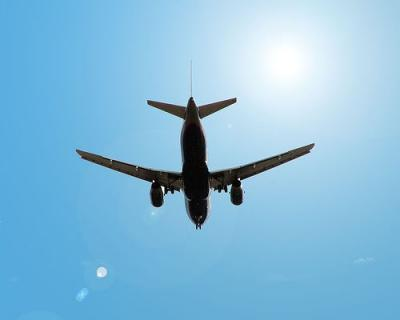
%> input picture airplane.jpg, 400 x 320 px
$ octave runNtime.m   (GNU Octave 9; MATLAB toolbox functions it lacks are replaced by stand-ins)
%> lines starting %> are read from the running program, lines starting %| are printed output that depends on the picture; in (x1, y1, x2, y2) boxes, pixels count from 0 and x2, y2 are one past the last pixel; in counts of white or black regions, pixels touching at a corner belong together; the program's own positions count from 1
### localizedSeg.m
%% SNAKE SEGMENTATION W/O EDGES
% W.Opoczynski 2017-12
% Implementacja algorytmu segmentacji aktywnego konturu "snake"
%
%  segmentedImage = localizedSeg(parameters)
%
% @param object parameters {
%  array image
%  array initMask
% OPTIONAL parameters
%  int maxIterations default 300
%  int radius default (x+y)/(2*8)
%  float smooth default 0.1
%  boolean display default true
%  boolean dispIterations default true
%  }
% @result array segmentedImage
%%%%%%%%%%%%%%%%%%%%%%%%%%%%%%%%%%%%%%%%%%%%%%%%%%%%%%%%%%%%%%%%%%%%%%%%
%%
function segmentedImage = localizedSeg(parameters)


    if(~isfield(parameters,'display'))
		display = true;
    else
        display = parameters.display;
    end

	if(~isfield(parameters,'dispIteration'))
		dispIteration = 20;
    else
        dispIteration = parameters.dispIteration;
    end

    if (~isfield(parameters,'image'))
        error('No image passed to function!');
    else
        image = im2graydouble(parameters.image);
        [dimY, dimX] = size(image);
    end

    if (~isfield(parameters,'initMask'))
        error('No mask passed to function!');
    else
        initMask = parameters.initMask;
        mask = mask2phi(initMask);
    end

 	if(~isfield(parameters,'radius'))
		radius = round((dimY+dimX)/(2*8));
		if(display>0)
			disp(['radius = ' num2str(radius) ' px']);
		end
    else
        radius = parameters.radius;
    end

    if(~isfield(parameters,'maxIterations'))
		maxIterations = 200;
    else
        maxIterations = parameters.maxIterations;
    end

	if(~isfield(parameters,'smooth'))
		smooth = .1;
    else
        smooth = parameters.smooth;
    end


	% kryterium stop
    licznik = 0;
	while (licznik <= maxIterations)

		% pobiera punkty z krzywej
		idx = find(mask <= 1.2 & mask >= -1.2)';
		[y x] = ind2sub(size(mask),idx);

		% okno przesuwne dla lokalnych pochodnych i sprawdzenie wymiarow
		xNeg = x-radius;
        xPos = x+radius;
		yNeg = y-radius;
        yPos = y+radius;
		xNeg(xNeg<1)=1;
        yNeg(yNeg<1)=1;
		xPos(xPos>dimX)=dimX;
        yPos(yPos>dimY)=dimY;

		% re-inicjalizacja u,v,aIn,aOut
		u=zeros(size(idx)); v=zeros(size(idx));
		aIn=zeros(size(idx)); aOut=zeros(size(idx));

		% obliczanie lokalnych pochodnych
		for i = 1:numel(idx)
			imageTemp = image(yNeg(i):yPos(i),xNeg(i):xPos(i)); %sub i
			P = mask(yNeg(i):yPos(i),xNeg(i):xPos(i)); %sub mask

			localMin = find(P<=0);
			aIn(i) = length(localMin)+eps;
			u(i) = sum(imageTemp(localMin))/aIn(i);

			localMax = find(P>0);
			aOut(i) = length(localMax)+eps;
			v(i) = sum(imageTemp(localMax))/aOut(i);
		end

		% F obrazu
		F = -(u-v).*(2.*image(idx)-u-v);
		% F z krzywej
		curvature = getCurvature(mask,idx,x,y);
		% gradient spada minimalizujac energie
		dphidt = F./max(abs(F)) + smooth*curvature;
		% utrzymuje równanie Courant–Friedrichs–Lewy
		dt = .45/(max(dphidt)+eps);
		% zmiana krzywej na obrazie
		mask(idx) = mask(idx) + dt.*dphidt;
		% utrzymuje SDF wyg³adzone
		mask = sussman(mask, .5);
		%%
		if((display>0)&&(mod(licznik,dispIteration) == 0))
			showCurveAndPhi(image,mask,licznik);
		end
		licznik = licznik+1;
	end

	% result print
	if(display)
		showCurveAndPhi(image,mask,licznik);
	end

	segmentedImage = mask <= 0;


%% dodatkowe funkcje %%
%%%%%%%%%%%%%%%%%%%%%%%%%%%%%%%%%%%%%%%%%%%%%%%%%%%%%%%%%%%%%%%%%%%%%%%%%%
%=========================================================================
%=========================================================================
%%%%%%%%%%%%%%%%%%%%%%%%%%%%%%%%%%%%%%%%%%%%%%%%%%%%%%%%%%%%%%%%%%%%%%%%%%

% disp results
function showCurveAndPhi(I, mask, i)
	imshow(I,'displayrange',[0 255]);
    hold on;
	contour(mask, [0 0], 'y','LineWidth',4);
	contour(mask, [0 0], 'r','LineWidth',2);
	hold off; title([num2str(i) ' Iteracji']);
    drawnow;

% SDF ( Signed distance Function) tworzy signed distance map (SDF)

function mask = mask2phi(init_a)
	mask = bwdist(init_a) - bwdist(1-init_a) + im2double(init_a) - .5;

% calc curve
function curvature = getCurvature(mask,idx,x,y)
		[dimY, dimX] = size(mask);

		% 4 neighbourhood
		ym1 = y-1;
		xm1 = x-1;
		yp1 = y+1;
		xp1 = x+1;

		% borders
		ym1(ym1<1) = 1;
		xm1(xm1<1) = 1;
		yp1(yp1>dimY)=dimY;
		xp1(xp1>dimX) = dimX;

		% indexy 8 neighbourhood
		idUp = sub2ind(size(mask),yp1,x);
		iddn = sub2ind(size(mask),ym1,x);
		idlt = sub2ind(size(mask),y,xm1);
		idrt = sub2ind(size(mask),y,xp1);
		idul = sub2ind(size(mask),yp1,xm1);
		idur = sub2ind(size(mask),yp1,xp1);
		iddl = sub2ind(size(mask),ym1,xm1);
		iddr = sub2ind(size(mask),ym1,xp1);

		% deriv. for center of SDF at x,y
		phi_x	= -mask(idlt)+mask(idrt);
		phi_y	= -mask(iddn)+mask(idUp);
		phi_xx = mask(idlt)-2*mask(idx)+mask(idrt);
		phi_yy = mask(iddn)-2*mask(idx)+mask(idUp);
		phi_xy = -0.25*mask(iddl)-0.25*mask(idur)...
						 +0.25*mask(iddr)+0.25*mask(idul);
		phi_x2 = phi_x.^2;
		phi_y2 = phi_y.^2;

		% curve calc
		curvature = ((phi_x2.*phi_yy + phi_y2.*phi_xx - 2*phi_x.*phi_y.*phi_xy)./...
							(phi_x2 + phi_y2 +eps).^(3/2)).*(phi_x2 + phi_y2).^(1/2);

% color to grayscale
function imageTemp = im2graydouble(imageTemp)
	[~, ~, c] = size(imageTemp);
     if (c == 3)
        if(isfloat(imageTemp))
            if(c == 3)
                imageTemp = rgb2gray(uint8(imageTemp));
            end
        else
            if(c == 3)
                imageTemp = rgb2gray(imageTemp);
            end
            imageTemp = double(imageTemp);
        end
     else
         disp('obraz musi byc 2D');
     end
% level set re-initialization by the sussman method
% https://www.mathworks.com/matlabcentral/fileexchange/26101-active-contours--a-new-distribution-metric-for-image-segmentation?focused=5140125&tab=function
% @author Romeil Sandhu
function D = sussman(D, dt)
	% forward/backward differences
	a = D - shiftR(D); % backward
	b = shiftL(D) - D; % forward
	c = D - shiftD(D); % backward
	d = shiftU(D) - D; % forward

	a_p = a;
    a_n = a; % a+ and a-
	b_p = b;
    b_n = b;
    c_p = c;
    c_n = c;
	d_p = d;
    d_n = d;

	a_p(a < 0) = 0;
	a_n(a > 0) = 0;
	b_p(b < 0) = 0;
	b_n(b > 0) = 0;
	c_p(c < 0) = 0;
	c_n(c > 0) = 0;
	d_p(d < 0) = 0;
	d_n(d > 0) = 0;

	dD = zeros(size(D));
	dNegativeIndex = find(D < 0);
	D_pos_ind = find(D > 0);
	dD(D_pos_ind) = sqrt(max(a_p(D_pos_ind).^2, b_n(D_pos_ind).^2) ...
											 + max(c_p(D_pos_ind).^2, d_n(D_pos_ind).^2)) - 1;
	dD(dNegativeIndex) = sqrt(max(a_n(dNegativeIndex).^2, b_p(dNegativeIndex).^2) ...
											 + max(c_n(dNegativeIndex).^2, d_p(dNegativeIndex).^2)) - 1;

	D = D - dt .* sussmanSign(D) .* dD;

% transpose matrix and inverse for deriv. calc.
function shift = shiftD(M)
	shift = shiftR(M')';

function shift = shiftL(M)
	shift = [ M(:,2:size(M,2)) M(:,size(M,2)) ];

function shift = shiftR(M)
	shift = [ M(:,1) M(:,1:size(M,2)-1) ];

function shift = shiftU(M)
	shift = shiftL(M')';

function S = sussmanSign(D)
	S = D ./ sqrt(D.^2 + 1);


### runNtime.m
image = imread('airplane.jpg');
%> image is the input picture: size 320x400x3 uint8; mean R, G, B 133.4, 187.8, 218.5

mask = false(size(image,1),size(image,2));
mask(140:220, 140:220) = true; %small one
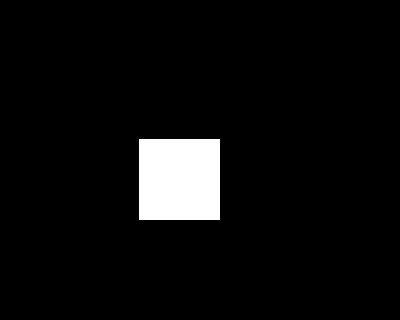
%> mask: size 320x400 logical; 5.1% white; 1 white region, box (x1, y1, x2, y2) and area: (139, 139, 220, 220) 6561

iterations = 1;
parameters = struct('image',image,'initMask',mask,'maxIterations',iterations);
%> parameters = {maxIterations 1}

figure(1);
subplot(2,2,1);
imshow(image);
title('Input');
subplot(2,2,2);
imshow(mask);
title('Maska');
subplot(2,2,3);
('segmentacja live');
tic;
result = localizedSeg(parameters);
%> in im2graydouble, `imageTemp = rgb2gray(imageTemp);`:
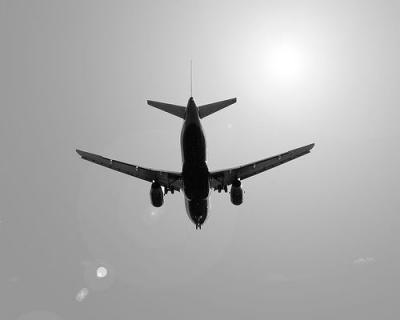
%> imageTemp: size 320x400 uint8; min 0, max 255, mean 175
%> in mask2phi, `mask = bwdist(init_a) - bwdist(1-init_a) + im2double(init_a) - .5;`:
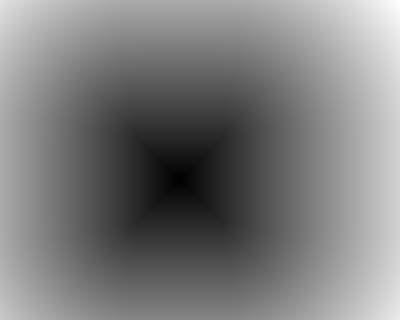
%> mask: size 320x400 single; min -40.5, max 226.9, mean 90.5; drawn with min black and max white
%| radius = 45 px
%> in localizedSeg, `maxIterations = parameters.maxIterations;`: maxIterations = 1
%> the loop in localizedSeg, `while (licznik <= maxIterations)` made 2 passes
%> (dimY in getCurvature, dimX in getCurvature, dt, licznik) on passes 1 to 2: (320, 400, 0.511, 1), (320, 400, 0.511, 2)
%> pass 1, in sussman, `a = D - shiftR(D);`:
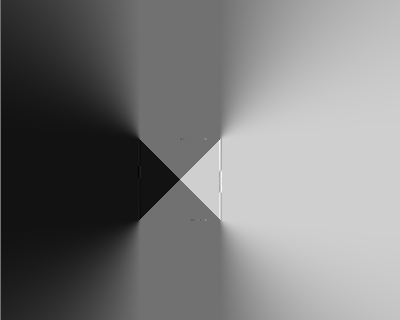
%> a: size 320x400 single; min -1.2, max 1.5, mean 0.0963; drawn with min black and max white
%> after the loop in localizedSeg, `while (licznik <= maxIterations)`: aIn = 648 values, max 3727 at index 309, min 2025 at index 1, mean 2978.1; aOut = 648 values, max 6256 at index 1, min 4554 at index 309, mean 5302.9; u = 648 values, max 139.1 at index 37, min 71.5 at index 574, mean 101.3; v = 648 values, max 167.6 at index 306, min 150.3 at index 264, mean 159.3; xNeg = 648 values from 94 to 176; xPos = 648 values from 184 to 266; yNeg = 648 values, max 176 at index 83, min 94 at index 1, mean 135; yPos = 648 values, max 266 at index 83, min 184 at index 1, mean 225
%> after the loop in localizedSeg, `while (licznik <= maxIterations)`:
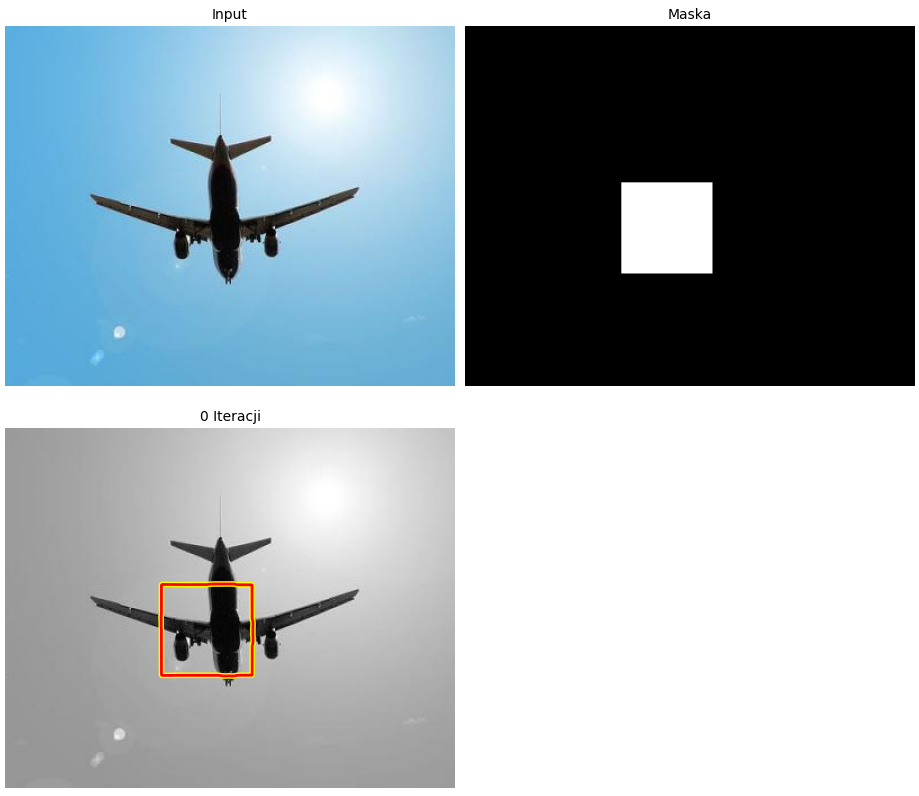
%> figure redrawn from the program's plot data, 3 panels
%> in localizedSeg, `segmentedImage = mask <= 0;`:
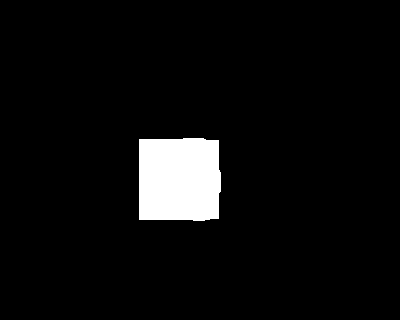
%> segmentedImage: size 320x400 logical; 5.1% white; 1 white region, box (x1, y1, x2, y2) and area: (139, 138, 221, 221) 6534
timeCPU = toc;
subplot(2,2,4);
imshow(result);
title('Segmentacja CPU');
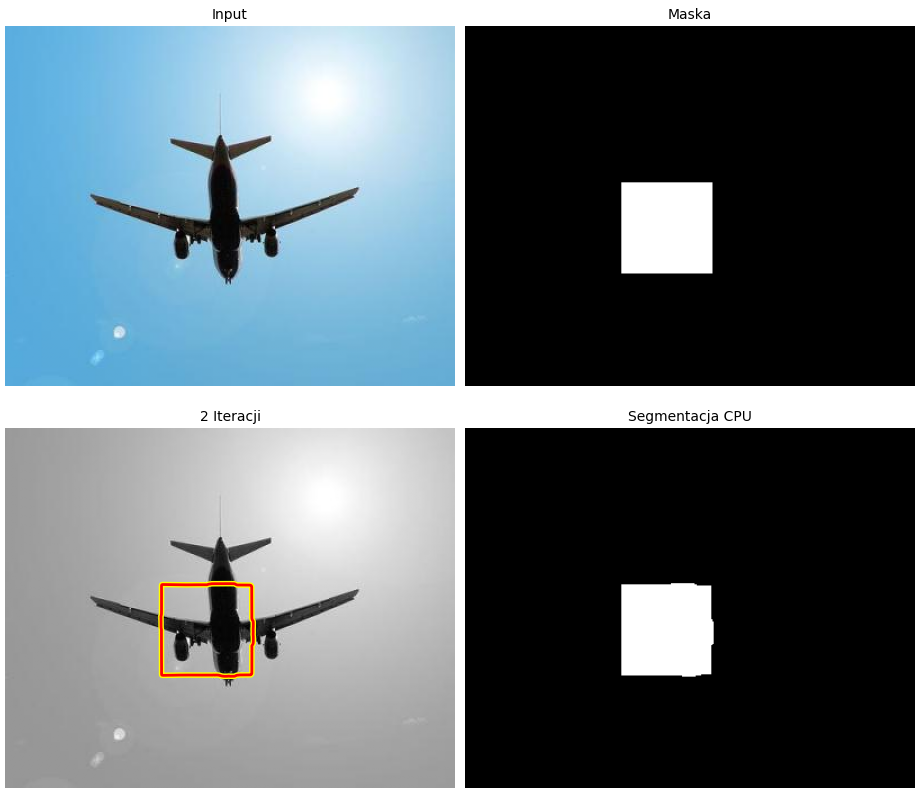
%> figure redrawn from the program's plot data, 4 panels
